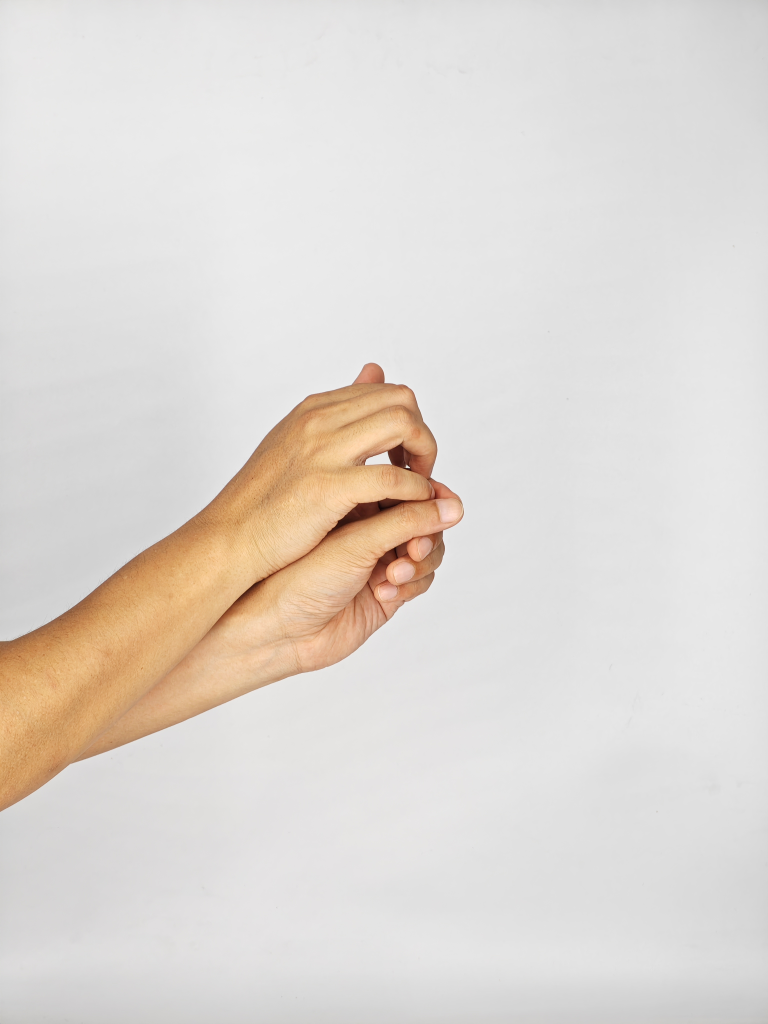
#> input picture handpose_shadow/templates/group1/human.jpg, 3072 x 4096 px, found by its file name (shown at 1/4 size)
$ python make_maskv2.py
#> lines starting #> are read from the running program, lines starting #| are printed output that depends on the picture; after the words box and inside, x2 and y2 are one past the last pixel; in counts of white or black regions, pixels touching at a corner belong together
import cv2
import numpy as np
import os
import matplotlib.pyplot as plt
from pathlib import Path

class TemplateGenerator:
    """手影模板生成器"""

    def __init__(self, input_base_dir, output_base_dir):
        """
        初始化生成器

        参数:
            input_base_dir: 输入图像的基础目录
            output_base_dir: 输出模板的基础目录
        """
        self.input_base_dir = Path(input_base_dir)
        self.output_base_dir = Path(output_base_dir)

        # 组配置
        self.group_configs = {
            "group1": {
                "scene": "城市场景",
                "animals": {
                    "human.jpg": {"id": "1001", "name": "人", "threshold": 55},
                    "dog.jpg": {"id": "1002", "name": "狗", "threshold": 58},
                    "weasel.jpg": {"id": "1003", "name": "黄鼬", "threshold": 60},
                    "hedgehog.jpg": {"id": "1004", "name": "刺猬", "threshold": 57},
                    "blackbird.jpg": {"id": "1005", "name": "乌鸫", "threshold": 56},
                }
            },
            "group2": {
                "scene": "冻原场景",
                "animals": {
                    "arctic_wolf.jpg": {"id": "2001", "name": "北极狼", "threshold": 55},
                    "reindeer.jpg": {"id": "2002", "name": "驯鹿", "threshold": 58},
                    "ptarmigan.jpg": {"id": "2003", "name": "岩雷鸟", "threshold": 60},
                    "musk_ox.jpg": {"id": "2004", "name": "麝牛", "threshold": 57},
                    "arctic_hare.jpg": {"id": "2005", "name": "北极兔", "threshold": 56},
                }
            },
            "group3": {
                "scene": "稀树草原场景",
                "animals": {
                    "lion.jpg": {"id": "3001", "name": "狮子", "threshold": 55},
                    "gemsbok.jpg": {"id": "3002", "name": "高角羚", "threshold": 58},
                    "elephant.jpg": {"id": "3003", "name": "非洲草原象", "threshold": 60},
                    "buffalo.jpg": {"id": "3004", "name": "非洲水牛", "threshold": 57},
                    "giraffe.jpg": {"id": "3005", "name": "长颈鹿", "threshold": 56},
                }
            },
            "group4": {
                "scene": "针叶林场景",
                "animals": {
                    "tiger.jpg": {"id": "4001", "name": "东北虎", "threshold": 55},
                    "brown_bear.jpg": {"id": "4002", "name": "棕熊", "threshold": 58},
                    "marten.jpg": {"id": "4003", "name": "紫貂", "threshold": 60},
                    "snake.jpg": {"id": "4004", "name": "棕黑锦蛇", "threshold": 57},
                    "moose.jpg": {"id": "4005", "name": "驼鹿", "threshold": 56},
                }
            },
            "group5": {
                "scene": "雨林场景",
                "animals": {
                    "clouded_leopard.jpg": {"id": "5001", "name": "云豹", "threshold": 55},
                    "pygmy_marmoset.jpg": {"id": "5002", "name": "蜂猴", "threshold": 58},
                    "snake.jpg": {"id": "5003", "name": "天堂金花蛇", "threshold": 60},
                    "bat.jpg": {"id": "5004", "name": "果蝠", "threshold": 57},
                    "locust.jpg": {"id": "5005", "name": "蚱蜢", "threshold": 56},
                }
            }
        }

    def create_output_dirs(self):
        """创建输出目录结构"""
        self.output_base_dir.mkdir(exist_ok=True)

        for group_name in self.group_configs.keys():
            group_dir = self.output_base_dir / group_name
            group_dir.mkdir(exist_ok=True)
            print(f"创建目录: {group_dir}")
#> in process_single_image, img is the input picture: shape (4096, 3072, 3); mean B, G, R 211.9, 217.4, 223.4


    def center_crop_square(self, img):
        """居中裁剪为正方形，以短边为准"""
        h, w = img.shape[:2]
#> h = 4096; w = 3072

        # 以短边为准确定正方形边长
        size = min(h, w)
#> size = 3072

        # 计算裁剪起始坐标（居中）
        start_x = (w - size) // 2
#> start_x = 0
        start_y = (h - size) // 2
#> start_y = 512

        # 裁剪正方形区域
        cropped = img[start_y:start_y + size, start_x:start_x + size]
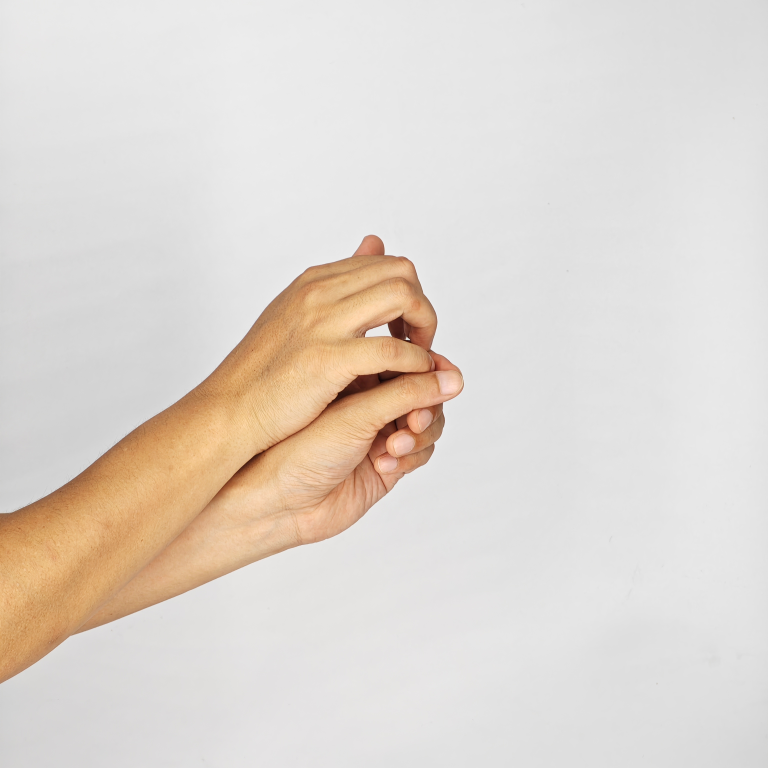
#> cropped: shape (3072, 3072, 3) (shown at 1/4 size); mean B, G, R 208.5, 215.8, 223.7

        return cropped

    def process_single_image(self, image_path, output_path, show_steps=False):
        """
        处理单张手部图像，提取轮廓并生成黑白模板

        参数:
            image_path: 输入图像路径
            output_path: 输出模板路径
            show_steps: 是否显示处理步骤

        返回:
            bool: 处理是否成功
        """
        try:
            # 读取图像
            img = cv2.imread(str(image_path))
            if img is None:
                print(f"无法读取图像: {image_path}")
                return False

            # 先居中裁剪为正方形
            img = self.center_crop_square(img)

            # 调整图像大小为512x512
            img = cv2.resize(img, (512, 512))
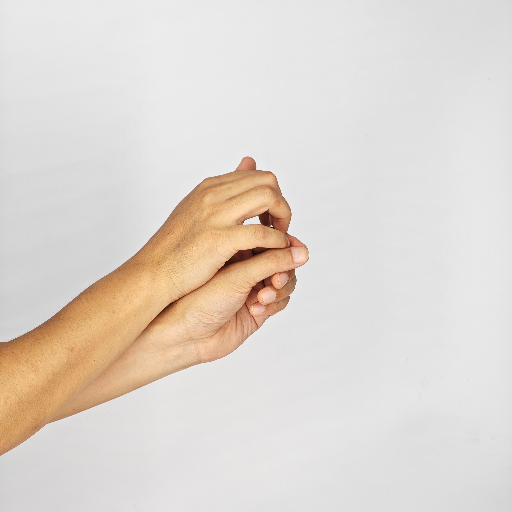
#> img: shape (512, 512, 3); mean B, G, R 208.6, 215.9, 223.8

            # 转换到HSV颜色空间
            hsv = cv2.cvtColor(img, cv2.COLOR_BGR2HSV)
#> hsv: shape (512, 512, 3); mean H, S, V 16.3, 18.5, 223.8

            # 设置肤色范围（可能需要根据图像调整）
            # 对于动物轮廓，我们使用更宽泛的范围
            # lower_bound = np.array([0, 20, 50], dtype=np.uint8)
            # upper_bound = np.array([180, 255, 255], dtype=np.uint8)

            lower_bound = np.array([0, 20, 60], dtype=np.uint8)  # 70
            upper_bound = np.array([70, 255, 255], dtype=np.uint8) # 20   需要不停地调整参数，获得合适的模板，因为背景是深色，不是白色。

            # 创建掩码
            mask = cv2.inRange(hsv, lower_bound, upper_bound)
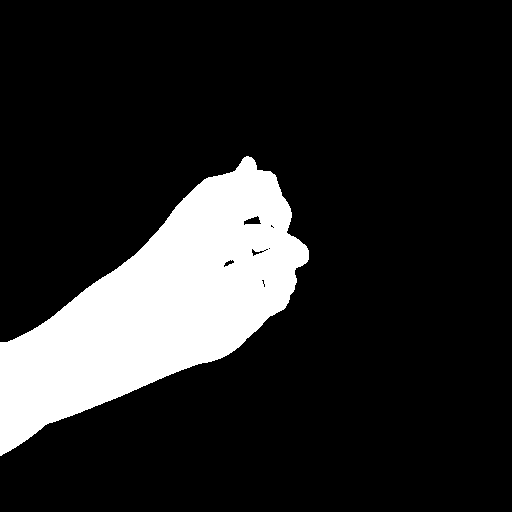
#> mask: shape (512, 512); 15.8% white; 1 white region

            # 如果掩码为空，尝试使用灰度阈值
            if cv2.countNonZero(mask) < 1000:
                gray = cv2.cvtColor(img, cv2.COLOR_BGR2GRAY)
                _, mask = cv2.threshold(gray, 0, 255, cv2.THRESH_BINARY + cv2.THRESH_OTSU)

            # 应用形态学操作来改善掩码
            # kernel = np.ones((3, 3), np.uint8) # 5,5
            # mask = cv2.erode(mask, kernel, iterations=1)
            # mask = cv2.dilate(mask, kernel, iterations=3)
            mask = cv2.GaussianBlur(mask, (5, 5), 0) # 5,5

            # 查找轮廓
            contours, _ = cv2.findContours(mask, cv2.RETR_EXTERNAL, cv2.CHAIN_APPROX_SIMPLE)
#> contours = 1 contour; box (x1, y1, x2, y2) and area: (0, 154, 311, 458) 43302

            # 创建空白画布（白底）
            canvas = np.ones((512, 512), dtype=np.uint8) * 255

            if contours:
                # 找到最大的轮廓
                max_contour = max(contours, key=cv2.contourArea)
#> max_contour = contour of 420 points, box (x1, y1, x2, y2) (0, 154, 311, 458), area 43302

                # 确保轮廓足够大
                if cv2.contourArea(max_contour) > 1000:
                    # 填充轮廓（黑色填充在白色背景上）
                    cv2.drawContours(canvas, [max_contour], -1, 0, -1)
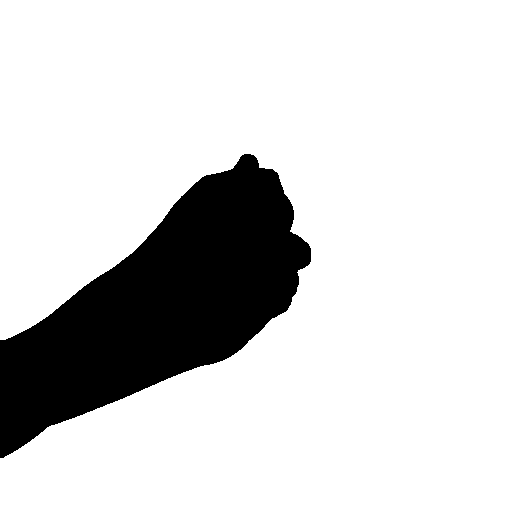
#> canvas: shape (512, 512); 83.3% white; 1 black region, box (x1, y1, x2, y2) and area: (0, 154, 311, 458) 43728
                else:
                    print(f"警告: {image_path} 的轮廓太小，可能识别不准确")
                    # 仍然保存，但标记为可能有问题
                    cv2.drawContours(canvas, [max_contour], -1, 0, -1)
            else:
                print(f"警告: {image_path} 未找到有效轮廓")
                return False

            # 保存模板
            cv2.imwrite(str(output_path), canvas)

            if show_steps:
                self._show_processing_steps(img, hsv, mask, canvas, max_contour if contours else None)

            return True

        except Exception as e:
            print(f"处理图像 {image_path} 时出错: {e}")
            return False

    def _show_processing_steps(self, img, hsv, mask, canvas, contour):
        """显示处理步骤"""
        plt.figure(figsize=(15, 10))

        plt.subplot(2, 3, 1)
        plt.title("原始图像")
        plt.imshow(cv2.cvtColor(img, cv2.COLOR_BGR2RGB))
        plt.axis('off')

        plt.subplot(2, 3, 2)
        plt.title("HSV 转换")
        plt.imshow(cv2.cvtColor(hsv, cv2.COLOR_HSV2RGB))
        plt.axis('off')

        plt.subplot(2, 3, 3)
        plt.title("二值掩码")
        plt.imshow(mask, cmap='gray')
        plt.axis('off')

        if contour is not None:
            plt.subplot(2, 3, 4)
            contour_img = img.copy()
            cv2.drawContours(contour_img, [contour], -1, (0, 255, 0), 3)
            plt.title("检测到的轮廓")
            plt.imshow(cv2.cvtColor(contour_img, cv2.COLOR_BGR2RGB))
            plt.axis('off')

        plt.subplot(2, 3, 5)
        plt.title("最终模板")
        plt.imshow(canvas, cmap='gray')
        plt.axis('off')

        plt.tight_layout()
        plt.show()

    def process_group(self, group_name, show_first_image=False):
        """
        处理指定组的所有图像

        参数:
            group_name: 组名
            show_first_image: 是否显示第一张图片的处理步骤

        返回:
            dict: 处理结果统计
        """
        if group_name not in self.group_configs:
            print(f"未知的组名: {group_name}")
            return {}

        config = self.group_configs[group_name]
        input_group_dir = self.input_base_dir / group_name
        output_group_dir = self.output_base_dir / group_name

        print(f"\n=== 处理 {group_name} ({config['scene']}) ===")

        results = {}
        total_files = len(config['animals'])

        for i, (filename, animal_config) in enumerate(config['animals'].items()):
            input_path = input_group_dir / filename
            output_filename = filename.replace('.jpg', '.png')
            output_path = output_group_dir / output_filename

            print(f"[{i+1}/{total_files}] 处理: {filename} -> {output_filename}")

            if not input_path.exists():
                print(f"  错误: 文件不存在 {input_path}")
                results[filename] = False
                continue

            # 显示第一张图片的处理步骤
            show_steps = show_first_image and i == 0
            success = self.process_single_image(input_path, output_path, show_steps)

            results[filename] = success
            status = "成功" if success else "失败"
            print(f"  结果: {status}")

        return results

    def process_all_groups(self, show_samples=True):
        """
        处理所有组的图像

        参数:
            show_samples: 是否显示每组第一张图片的处理步骤
        """
        print("开始批量处理所有组的模板...")

        # 创建输出目录
        self.create_output_dirs()

        all_results = {}

        for group_name in self.group_configs.keys():
            results = self.process_group(group_name, show_first_image=show_samples)
#> results = {'human.jpg': True, 'dog.jpg': True, 'weasel.jpg': True, 'hedgehog.jpg': True, 'blackbird.jpg': True}
            all_results[group_name] = results
#> pass 2 of the loop in process_all_groups, `for group_name in self.group_configs.keys():`:
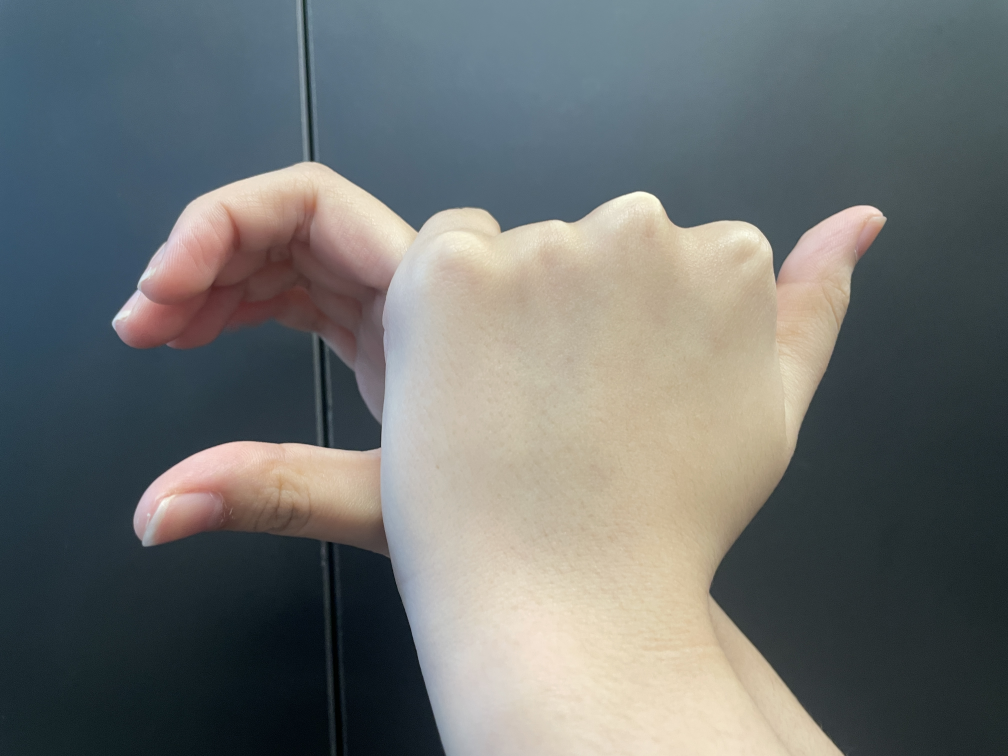
#> input picture handpose_shadow/groups1to5/origial_pics/group2/arctic_wolf.jpg, 4032 x 3024 px, found by its file name (shown at 1/4 size)
#> in process_single_image, img is the input picture: shape (3024, 4032, 3); mean B, G, R 111.5, 112.2, 108.2
#> cropped: shape (3024, 3024, 3)
#> img: shape (512, 512, 3)
#> hsv: shape (512, 512, 3); mean H, S, V 64.9, 64.7, 140.3
#> in process_single_image (call 6), `mask = cv2.GaussianBlur(mask, (5, 5), 0)`:
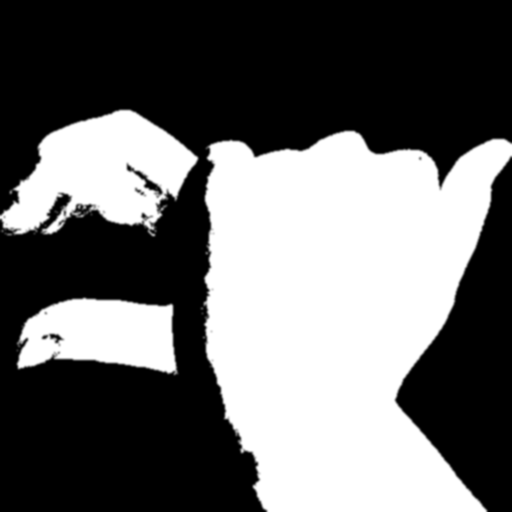
#> mask: shape (512, 512); min 0, max 255, mean 105.4
#> contours = 3 contours; box (x1, y1, x2, y2) and area: (199, 129, 512, 512) 87528, (0, 108, 200, 238) 16934, (15, 296, 180, 377) 9997
#> max_contour = contour of 558 points, box (x1, y1, x2, y2) (199, 129, 512, 512), area 87528
#> in process_single_image (call 6), `cv2.drawContours(canvas, [max_contour], -1, 0, -1)`:
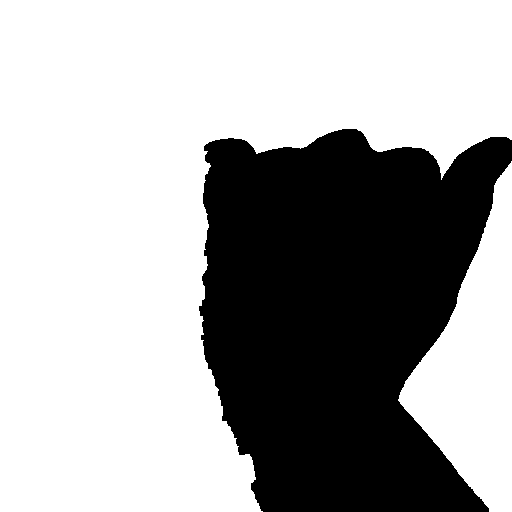
#> canvas: shape (512, 512); 66.4% white; 1 black region, box (x1, y1, x2, y2) and area: (199, 129, 512, 512) 88206

        # 打印总结
        self.print_summary(all_results)

        # 生成配置代码
        self.generate_config_code()

    def print_summary(self, all_results):
        """打印处理结果总结"""
        print("\n" + "="*60)
        print("处理结果总结:")
        print("="*60)

        total_success = 0
        total_files = 0

        for group_name, results in all_results.items():
            config = self.group_configs[group_name]
            success_count = sum(1 for success in results.values() if success)
            total_count = len(results)

            total_success += success_count
            total_files += total_count

            print(f"\n{group_name} ({config['scene']}):")
            print(f"  成功: {success_count}/{total_count}")

            # 显示失败的文件
            failed_files = [filename for filename, success in results.items() if not success]
            if failed_files:
                print(f"  失败的文件: {', '.join(failed_files)}")
#> this loop made 5 passes
#> (group_name, success_count, total_success, total_files) on passes 1 to 5: ('group1', 5, 5, 5), ('group2', 1, 6, 10), ('group3', 0, 6, 15), ('group4', 0, 6, 20), ('group5', 0, 6, 25)
#| group1 (城市场景):
#|   成功: 5/5
#| group2 (冻原场景):
#|   成功: 1/5
#|   失败的文件: reindeer.jpg, ptarmigan.jpg, musk_ox.jpg, arctic_hare.jpg
#| group3 (稀树草原场景):
#|   成功: 0/5
#|   失败的文件: lion.jpg, gemsbok.jpg, elephant.jpg, buffalo.jpg, giraffe.jpg
#| group4 (针叶林场景):
#|   成功: 0/5
#> (further printed lines are left out)
#> after the loop, total_files = 25; total_success = 6

        print(f"\n总计: {total_success}/{total_files} 个文件处理成功")
#| 总计: 6/25 个文件处理成功
        success_rate = (total_success / total_files * 100) if total_files > 0 else 0
#> success_rate = 24
        print(f"成功率: {success_rate:.1f}%")
#| 成功率: 24.0%

    def generate_config_code(self):
        """生成config.py配置代码"""
        print("\n" + "="*60)
        print("config.py 配置代码:")
        print("="*60)

        config_lines = ['TEMPLATE_GROUPS = {']

        for group_name, config in self.group_configs.items():
            config_lines.append(f'    "{group_name}": [  # {config["scene"]}')

            for filename, animal_config in config['animals'].items():
                output_filename = filename.replace('.jpg', '.png')
                line = (f'        {{"id": "{animal_config["id"]}", '
                       f'"file": os.path.join("{group_name}", "{output_filename}"), '
                       f'"name": "{animal_config["name"]}", '
                       f'"threshold": {animal_config["threshold"]}}},')
                config_lines.append(line)

            config_lines.append('    ],')

        config_lines.append('}')

        print('\n'.join(config_lines))


def main():
    """主函数"""
    # 设置路径

    # 修改路径，改成更新后的代码路径。
    # input_base_dir = "D:\Documents\Onedrive\Documents\A_Dashboard\PartTime\HandPoseShadow\handpose_shadow\groups1to5\original_pics"
    # input_base_dir = "D:\Onedrive\Documents\A_Dashboard\PartTime\HandPoseShadow\handpose_shadow\groups1to5\original_pics"
    input_base_dir = "D:\dev_handshadow\\2025_2\\20250801_new_english"
    output_base_dir = ".\outputv2"

    # 创建生成器
    generator = TemplateGenerator(input_base_dir, output_base_dir)

    # 处理所有组
    generator.process_all_groups(show_samples=False)  # 设置为True可显示处理步骤图

    print("\n所有模板生成完毕！")
    print(f"输出目录: {output_base_dir}")
    print("\n请将生成的配置代码复制到 handpose_shadow/config.py 文件中的 TEMPLATE_GROUPS 部分。")


if __name__ == "__main__":
    main()
